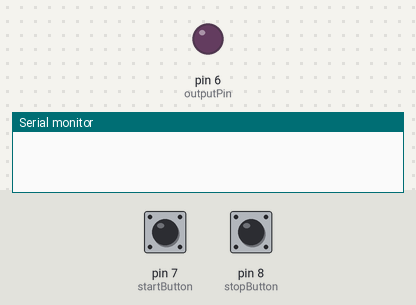
The sketch below on a simulated Arduino Uno, built with avr-gcc and run on an emulated ATmega328P. Parts: output pins drawn as LEDs (lit = HIGH), the last lines printed to the serial monitor. The inputs (shaded band) are chosen by the test bench; at power-on: pin 7 (startButton) LOW, pin 8 (stopButton) LOW.

Above: at 1.2 s.
1.3 s: pin 7 (startButton) pulled HIGH for 0.15 s
At 2.2 s:
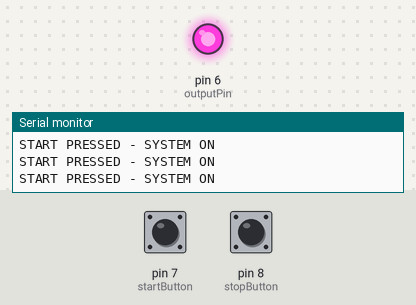
2.9 s: pin 8 (stopButton) pulled HIGH for 0.15 s
At 3.8 s:
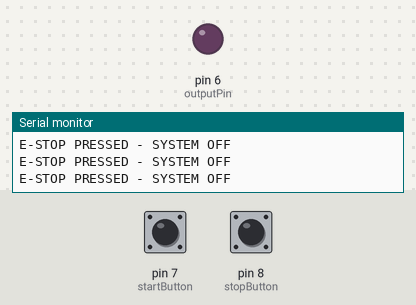
4.5 s: pin 7 (startButton) pulled HIGH for 1 s
At 5.2 s:
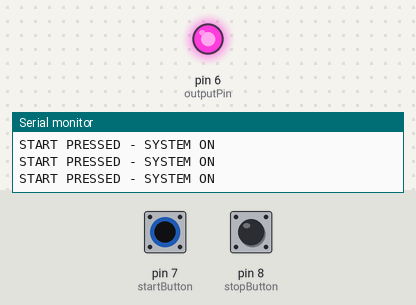
7.0 s: pin 8 (stopButton) pulled HIGH for 1 s
At 8.0 s:
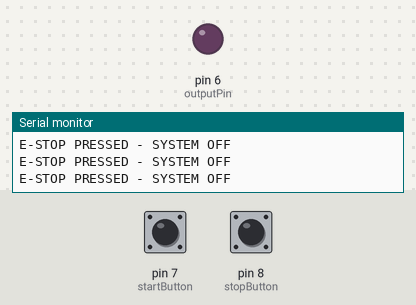
9.5 s: pin 7 (startButton) driven HIGH and pin 8 (stopButton) driven HIGH
12.5 s: pin 8 (stopButton) driven LOW
At 14.0 s:
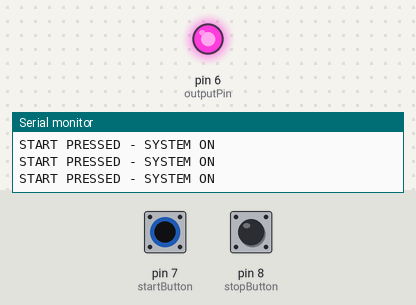
Timing chart, 0 to 15.5 s (numbered marks = the images above; inputs shaded):
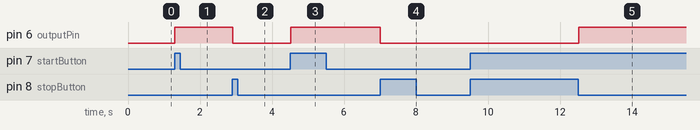

Measured:
- after the input at 1.3 s, pin 6 (outputPin): LOW → HIGH at once
- after the input at 2.9 s, pin 6 (outputPin): HIGH → LOW at once
- after the input at 4.5 s, pin 6 (outputPin): LOW → HIGH at once
- after the input at 7.0 s, pin 6 (outputPin): HIGH → LOW at once
- after the input at 12.5 s, pin 6 (outputPin): LOW → HIGH at once

The sketch:

sketch.ino
```cpp
// Two-Button Latching Stop Demo — Arduino UNO / Wokwi
// Educational demonstration only; NOT a safety-rated emergency-stop device.
// Inputs use external 10k ohm pull-down resistors as shown in diagram.json.

const int startButton = 7;
const int stopButton  = 8;
const int outputPin   = 6;

bool systemRunning = false;

void setup() {
  pinMode(startButton, INPUT);
  pinMode(stopButton, INPUT);
  pinMode(outputPin, OUTPUT);
  digitalWrite(outputPin, LOW);
  Serial.begin(9600);
}

void loop() {
  int startState = digitalRead(startButton);
  int stopState  = digitalRead(stopButton);

  // Stop always has priority when both buttons are pressed.
  if (stopState == HIGH) {
    systemRunning = false;
    Serial.println("E-STOP PRESSED - SYSTEM OFF");
  } else if (startState == HIGH) {
    systemRunning = true;
    Serial.println("START PRESSED - SYSTEM ON");
  }

  // Latch the output until a stop command is received.
  digitalWrite(outputPin, systemRunning ? HIGH : LOW);
  delay(20);
}
```
